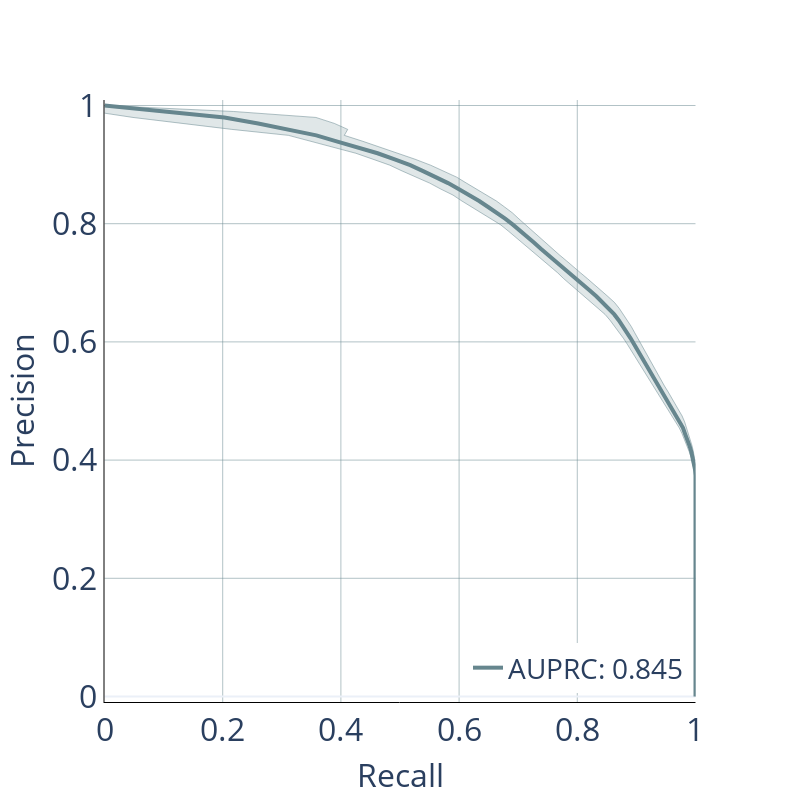

Write notebook code for a chart like this one.
### Markdown cell above
<a name='4-3'></a>
### 4.3 PRC Curve

Precision-Recall is a useful measure of success of prediction when the classes are very imbalanced. 

In information retrieval
- **Precision** is a measure of result relevancy and that is equivalent to

$$Precision = \frac{\text{true positives}}{\text{true positives} + \text{false positives}}$$ 

- **Recall** is a measure of how many truly relevant results are returned and equivalent to **sensitivity**.

The precision-recall curve (PRC) shows the trade-off between precision and recall for different thresholds. A high area under the curve represents both high recall and high precision, where high precision relates to a low false positive rate, and high recall relates to a low false negative rate. 

High scores for both show that the classifier is returning accurate results (high precision), as well as returning a majority of all positive results (high recall). Thus you know how good the routine bloods are at discriminating persons with disease from those without disease.

### Code cell
#100 cross validation folds, we can plot our ROC/PRC curve:
kind = 'test'
c_fill      = 'rgba(102, 134, 142, 0.2)'
c_line      = 'rgba(102, 134, 142, 0.5)'
c_line_main = 'rgba(102, 134, 142, 1.0)'
c_grid      = 'rgba(102, 134, 142, 0.5)'
c_annot     = 'rgba(102, 134, 142, 0.5)'
c_highlight = 'rgba(102, 134, 142, 1.0)'
precision_mean = np.linspace(1, 0, 100)
interp_recalls = []
for i in range(100):
    precision        = results[kind]['precision'][i]
    recall           = results[kind]['recall'][i]
    interp_recall    = np.interp(precision_mean, precision, recall)
    interp_recall[0] = 0.0
    interp_recalls.append(interp_recall)
recall_mean     = np.mean(interp_recalls, axis=0)
recall_mean[-1] = 1.0
recall_std      = 2*np.std(interp_recalls, axis=0)
recall_upper    = np.clip(recall_mean+recall_std, 0, 1)
recall_lower    = recall_mean-recall_std
avgp            = np.mean(results[kind]['avgp'])
fig = go.Figure([
    go.Scatter(
        x          = recall_upper,
        y          = precision_mean,
        line       = dict(color=c_line, width=1),
        hoverinfo  = "name+x+y",
        showlegend = False,
        name       = 'upper'),
    go.Scatter(
        x          = recall_lower,
        y          = precision_mean,
        fill       = 'tonexty',
        fillcolor  = c_fill,
        line       = dict(color=c_line, width=1),
        hoverinfo  = "name+x+y",
        showlegend = False,
        name       = 'lower'),
    go.Scatter(
        x          = recall_mean,
        y          = precision_mean,
        line       = dict(color=c_line_main, width=4),
        hoverinfo  = "x+y",
        showlegend = True,
        name       = f'AUPRC: {avgp:.3f}')
])

fig.update_layout(
    template    = 'plotly_white', 
    title_x     = 0.5,
    xaxis_title = "Recall",
    yaxis_title = "Precision",
    width       = 800,
    height      = 800,
    legend      = dict(
        yanchor="bottom", 
        xanchor="right", 
        x=0.95,
        y=0.015,        
        font=dict(
            size=28)
    )
)
fig.update_yaxes(
    range       = [0.0, 1.0],
    gridcolor   = c_grid,
    scaleanchor = "x", 
    scaleratio  = 1,
    linecolor   = 'black',
    tickfont= dict(size=32),
    title_font=dict(size=32))  #can change the size of font here
fig.update_xaxes(
    range       = [0.0, 1.0],
    gridcolor   = c_grid,
    constrain   = 'domain',
    linecolor   = 'black',
    tickfont= dict(size=32),
    title_font=dict(size=32))

### Figure 1 — Plotly figure (JSON) as saved in the notebook; plotly's stock layout.template omitted (floating-point values rounded to 4 significant figures)
{"data": [{"hoverinfo": "name+x+y", "line": {"color": "rgba(102, 134, 142, 0.5)", "width": 1}, "name": "upper", "showlegend": false, "type": "scatter", "x": [0, 0.2184, 0.3577, 0.3889, 0.4116, 0.4057, 0.4372, 0.4675, 0.4989, 0.5255, 0.5518, 0.574, 0.5958, 0.6125, 0.6292, 0.6449, 0.6632, 0.677, 0.6904, 0.7013, 0.7124, 0.7248, 0.7357, 0.7468, 0.757, 0.7694, 0.7815, 0.7925, 0.8051, 0.8171, 0.8294, 0.8404, 0.8519, 0.863, 0.8711, 0.8781, 0.8851, 0.8912, 0.8968, 0.9024, 0.9076, 0.9132, 0.9195, 0.9248, 0.9308, 0.9359, 0.941, 0.9476, 0.9539, 0.96, 0.9656, 0.9717, 0.9773, 0.9816, 0.9851, 0.9873, 0.9913, 0.9942, 0.9965, 0.9982, 0.9998, 1, 1, 1, 1, 1, 1, 1, 1, 1, 1, 1, 1, 1, 1, 1, 1, 1, 1, 1, 1, 1, 1, 1, 1, 1, 1, 1, 1, 1, 1, 1, 1, 1, 1, 1, 1, 1, 1, 1], "y": [1, 0.9899, 0.9798, 0.9697, 0.9596, 0.9495, 0.9394, 0.9293, 0.9192, 0.9091, 0.899, 0.8889, 0.8788, 0.8687, 0.8586, 0.8485, 0.8384, 0.8283, 0.8182, 0.8081, 0.798, 0.7879, 0.7778, 0.7677, 0.7576, 0.7475, 0.7374, 0.7273, 0.7172, 0.7071, 0.697, 0.6869, 0.6768, 0.6667, 0.6566, 0.6465, 0.6364, 0.6263, 0.6162, 0.6061, 0.596, 0.5859, 0.5758, 0.5657, 0.5556, 0.5455, 0.5354, 0.5253, 0.5152, 0.5051, 0.4949, 0.4848, 0.4747, 0.4646, 0.4545, 0.4444, 0.4343, 0.4242, 0.4141, 0.404, 0.3939, 0.3838, 0.3737, 0.3636, 0.3535, 0.3434, 0.3333, 0.3232, 0.3131, 0.303, 0.2929, 0.2828, 0.2727, 0.2626, 0.2525, 0.2424, 0.2323, 0.2222, 0.2121, 0.202, 0.1919, 0.1818, 0.1717, 0.1616, 0.1515, 0.1414, 0.1313, 0.1212, 0.1111, 0.101, 0.09091, 0.08081, 0.07071, 0.06061, 0.05051, 0.0404, 0.0303, 0.0202, 0.0101, 0]}, {"fill": "tonexty", "fillcolor": "rgba(102, 134, 142, 0.2)", "hoverinfo": "name+x+y", "line": {"color": "rgba(102, 134, 142, 0.5)", "width": 1}, "name": "lower", "showlegend": false, "type": "scatter", "x": [0, -0.01888, 0.04811, 0.1312, 0.2154, 0.3112, 0.3482, 0.3886, 0.4253, 0.4543, 0.4828, 0.5042, 0.5285, 0.5502, 0.5691, 0.5896, 0.6048, 0.6213, 0.6394, 0.6557, 0.6705, 0.6829, 0.695, 0.7073, 0.7196, 0.7315, 0.7428, 0.7541, 0.7665, 0.7769, 0.7884, 0.8018, 0.8134, 0.8233, 0.8358, 0.847, 0.8556, 0.8634, 0.8714, 0.8781, 0.8847, 0.8909, 0.8973, 0.9035, 0.909, 0.9149, 0.9218, 0.9278, 0.9342, 0.9405, 0.9464, 0.9525, 0.9589, 0.9659, 0.9725, 0.9774, 0.9818, 0.9857, 0.9894, 0.9928, 0.9955, 0.9978, 1, 1, 1, 1, 1, 1, 1, 1, 1, 1, 1, 1, 1, 1, 1, 1, 1, 1, 1, 1, 1, 1, 1, 1, 1, 1, 1, 1, 1, 1, 1, 1, 1, 1, 1, 1, 1, 1], "y": [1, 0.9899, 0.9798, 0.9697, 0.9596, 0.9495, 0.9394, 0.9293, 0.9192, 0.9091, 0.899, 0.8889, 0.8788, 0.8687, 0.8586, 0.8485, 0.8384, 0.8283, 0.8182, 0.8081, 0.798, 0.7879, 0.7778, 0.7677, 0.7576, 0.7475, 0.7374, 0.7273, 0.7172, 0.7071, 0.697, 0.6869, 0.6768, 0.6667, 0.6566, 0.6465, 0.6364, 0.6263, 0.6162, 0.6061, 0.596, 0.5859, 0.5758, 0.5657, 0.5556, 0.5455, 0.5354, 0.5253, 0.5152, 0.5051, 0.4949, 0.4848, 0.4747, 0.4646, 0.4545, 0.4444, 0.4343, 0.4242, 0.4141, 0.404, 0.3939, 0.3838, 0.3737, 0.3636, 0.3535, 0.3434, 0.3333, 0.3232, 0.3131, 0.303, 0.2929, 0.2828, 0.2727, 0.2626, 0.2525, 0.2424, 0.2323, 0.2222, 0.2121, 0.202, 0.1919, 0.1818, 0.1717, 0.1616, 0.1515, 0.1414, 0.1313, 0.1212, 0.1111, 0.101, 0.09091, 0.08081, 0.07071, 0.06061, 0.05051, 0.0404, 0.0303, 0.0202, 0.0101, 0]}, {"hoverinfo": "x+y", "line": {"color": "rgba(102, 134, 142, 1.0)", "width": 4}, "name": "AUPRC: 0.845", "showlegend": true, "type": "scatter", "x": [0, 0.09977, 0.2029, 0.26, 0.3135, 0.3585, 0.3927, 0.428, 0.4621, 0.4899, 0.5173, 0.5391, 0.5621, 0.5813, 0.5991, 0.6173, 0.634, 0.6491, 0.6649, 0.6785, 0.6915, 0.7039, 0.7153, 0.727, 0.7383, 0.7505, 0.7622, 0.7733, 0.7858, 0.797, 0.8089, 0.8211, 0.8326, 0.8431, 0.8535, 0.8625, 0.8704, 0.8773, 0.8841, 0.8902, 0.8961, 0.9021, 0.9084, 0.9142, 0.9199, 0.9254, 0.9314, 0.9377, 0.944, 0.9502, 0.956, 0.9621, 0.9681, 0.9738, 0.9788, 0.9824, 0.9866, 0.99, 0.9929, 0.9955, 0.9977, 0.9992, 1, 1, 1, 1, 1, 1, 1, 1, 1, 1, 1, 1, 1, 1, 1, 1, 1, 1, 1, 1, 1, 1, 1, 1, 1, 1, 1, 1, 1, 1, 1, 1, 1, 1, 1, 1, 1, 1], "y": [1, 0.9899, 0.9798, 0.9697, 0.9596, 0.9495, 0.9394, 0.9293, 0.9192, 0.9091, 0.899, 0.8889, 0.8788, 0.8687, 0.8586, 0.8485, 0.8384, 0.8283, 0.8182, 0.8081, 0.798, 0.7879, 0.7778, 0.7677, 0.7576, 0.7475, 0.7374, 0.7273, 0.7172, 0.7071, 0.697, 0.6869, 0.6768, 0.6667, 0.6566, 0.6465, 0.6364, 0.6263, 0.6162, 0.6061, 0.596, 0.5859, 0.5758, 0.5657, 0.5556, 0.5455, 0.5354, 0.5253, 0.5152, 0.5051, 0.4949, 0.4848, 0.4747, 0.4646, 0.4545, 0.4444, 0.4343, 0.4242, 0.4141, 0.404, 0.3939, 0.3838, 0.3737, 0.3636, 0.3535, 0.3434, 0.3333, 0.3232, 0.3131, 0.303, 0.2929, 0.2828, 0.2727, 0.2626, 0.2525, 0.2424, 0.2323, 0.2222, 0.2121, 0.202, 0.1919, 0.1818, 0.1717, 0.1616, 0.1515, 0.1414, 0.1313, 0.1212, 0.1111, 0.101, 0.09091, 0.08081, 0.07071, 0.06061, 0.05051, 0.0404, 0.0303, 0.0202, 0.0101, 0]}], "layout": {"height": 800, "legend": {"font": {"size": 28}, "x": 0.95, "xanchor": "right", "y": 0.015, "yanchor": "bottom"}, "title": {"x": 0.5}, "width": 800, "xaxis": {"constrain": "domain", "gridcolor": "rgba(102, 134, 142, 0.5)", "linecolor": "black", "range": [0, 1], "tickfont": {"size": 32}, "title": {"font": {"size": 32}, "text": "Recall"}}, "yaxis": {"gridcolor": "rgba(102, 134, 142, 0.5)", "linecolor": "black", "range": [0, 1], "scaleanchor": "x", "scaleratio": 1, "tickfont": {"size": 32}, "title": {"font": {"size": 32}, "text": "Precision"}}}}
